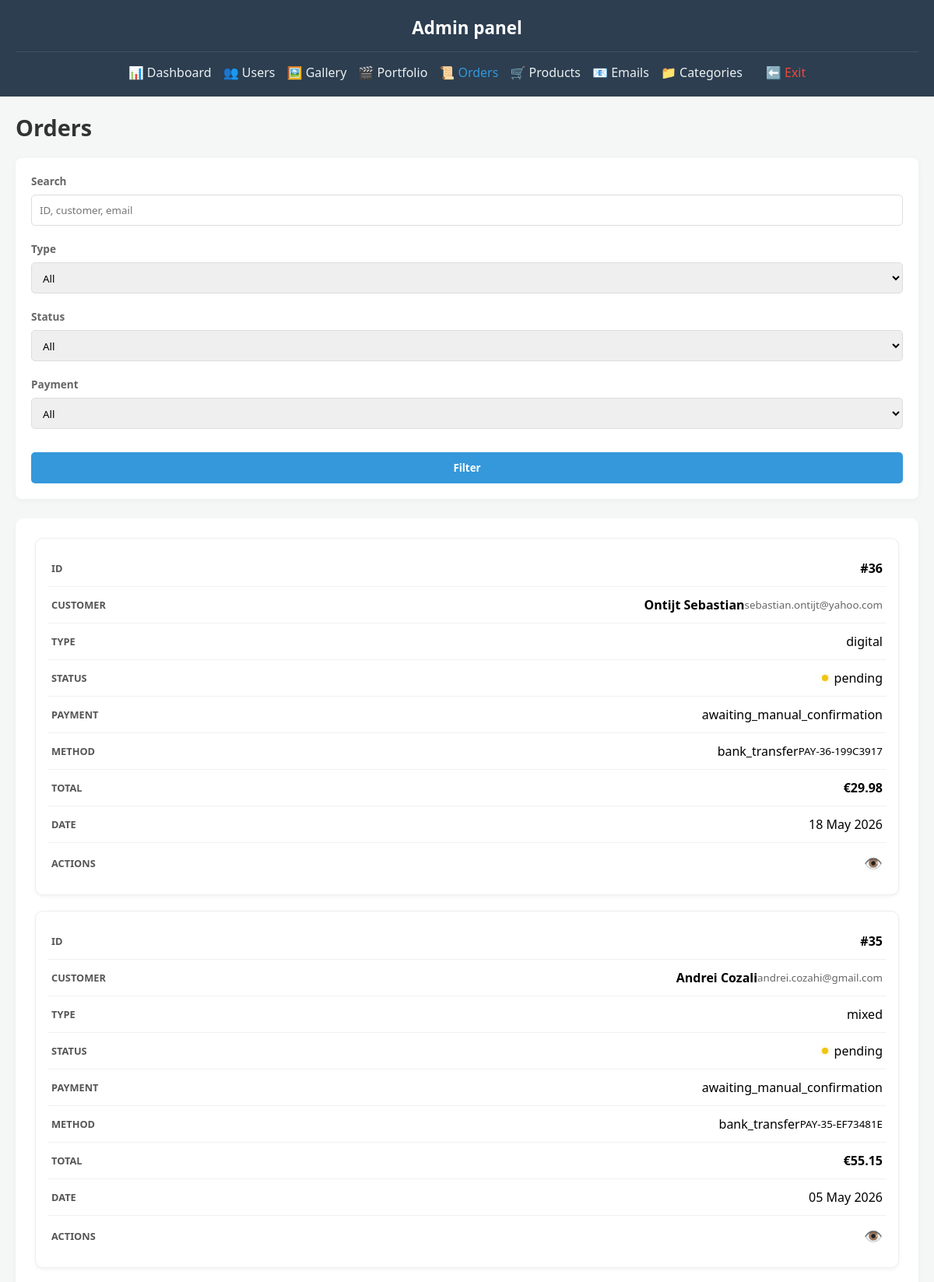
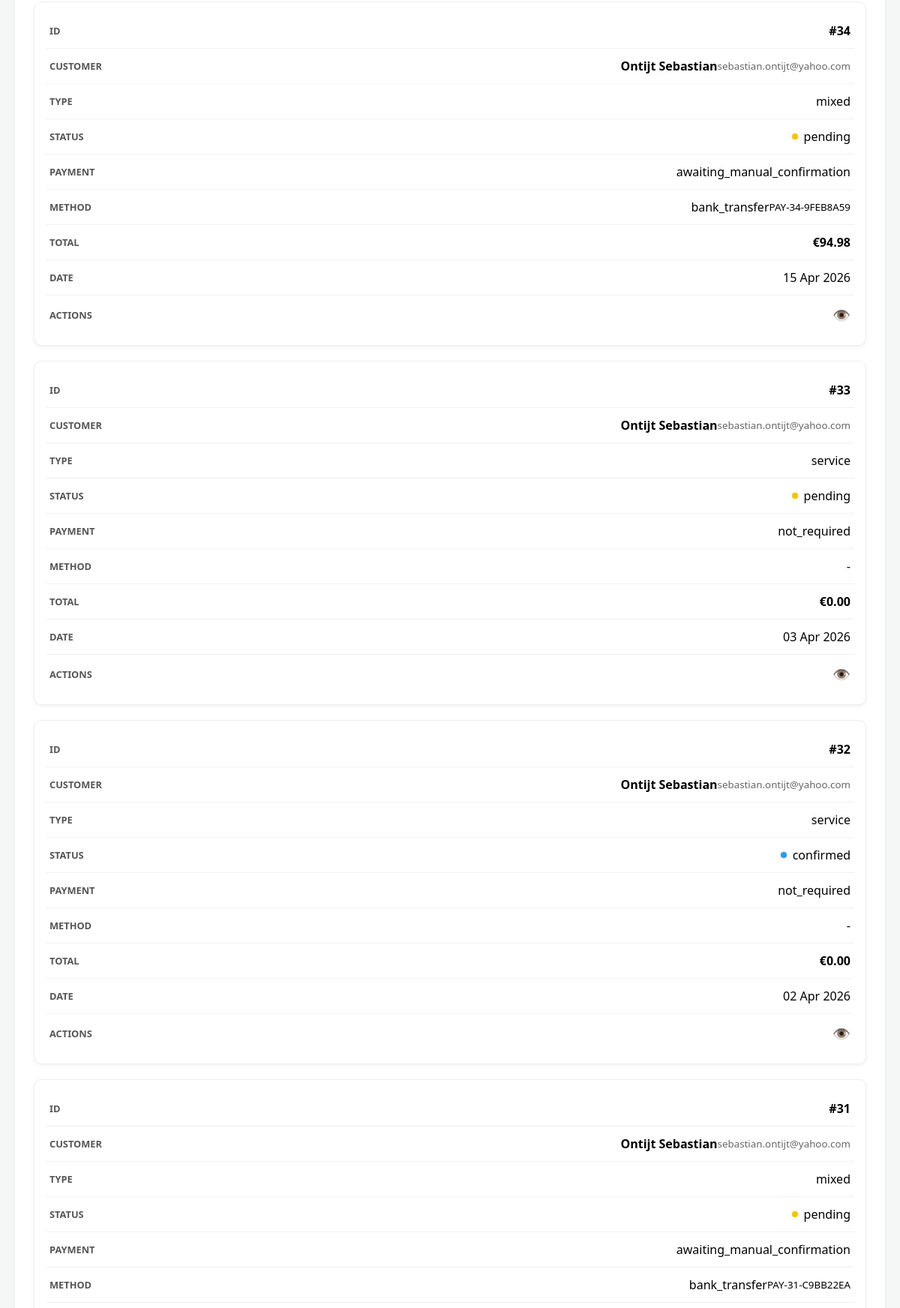
The app's page /admin/orders.php (signed in, upper part) with its own data (2 pictures, top to bottom).
### tables this page shows
CREATE TABLE `orders` (
  `id` int(10) UNSIGNED NOT NULL,
  `user_id` int(10) UNSIGNED NOT NULL,
  `order_type` enum('digital','service','mixed') NOT NULL DEFAULT 'digital',
  `status` enum('pending','confirmed','processing','completed','cancelled') NOT NULL DEFAULT 'pending',
  `payment_status` enum('unpaid','awaiting_manual_confirmation','paid','not_required') NOT NULL DEFAULT 'unpaid',
  `total_price` decimal(10,2) NOT NULL DEFAULT 0.00,
  `notes` text DEFAULT NULL,
  `contact_name` varchar(100) DEFAULT NULL,
  `contact_email` varchar(150) DEFAULT NULL,
  `contact_phone` varchar(30) DEFAULT NULL,
  `city` varchar(100) DEFAULT NULL,
  `address_line` varchar(255) DEFAULT NULL,
  `postal_code` varchar(20) DEFAULT NULL,
  `created_at` timestamp NOT NULL DEFAULT current_timestamp(),
  `updated_at` timestamp NOT NULL DEFAULT current_timestamp() ON UPDATE current_timestamp()
);

CREATE TABLE `users` (
  `id` int(10) UNSIGNED NOT NULL,
  `full_name` varchar(100) NOT NULL,
  `email` varchar(150) NOT NULL,
  `phone` varchar(30) DEFAULT NULL,
  `password_hash` varchar(255) NOT NULL,
  `role` enum('client','admin') NOT NULL DEFAULT 'client',
  `remember_token` varchar(255) DEFAULT NULL,
  `is_active` tinyint(1) NOT NULL DEFAULT 1,
  `created_at` timestamp NOT NULL DEFAULT current_timestamp(),
  `updated_at` timestamp NOT NULL DEFAULT current_timestamp() ON UPDATE current_timestamp(),
  `last_activity` datetime DEFAULT NULL
);

CREATE TABLE `payment_transactions` (
  `id` int(10) UNSIGNED NOT NULL,
  `order_id` int(10) UNSIGNED NOT NULL,
  `method_key` varchar(50) NOT NULL,
  `provider` varchar(50) NOT NULL,
  `internal_reference` varchar(100) NOT NULL,
  `external_reference` varchar(100) DEFAULT NULL,
  `status` varchar(50) NOT NULL DEFAULT 'pending',
  `amount` decimal(10,2) NOT NULL,
  `currency` char(3) NOT NULL DEFAULT 'EUR',
  `request_payload` longtext DEFAULT NULL,
  `response_payload` longtext DEFAULT NULL,
  `created_at` timestamp NOT NULL DEFAULT current_timestamp(),
  `updated_at` timestamp NOT NULL DEFAULT current_timestamp() ON UPDATE current_timestamp()
);

### admin/orders.php (the view, shortened to what this page needs)
<?php
require_once __DIR__ . '/../includes/db.php';
require_once __DIR__ . '/../includes/page_start.php';
$search = trim($_GET['search'] ?? '');
$params = [];
$sql = "
    SELECT
        orders.id,
        orders.order_type,
        orders.total_price,
        orders.status,
        orders.payment_status,
        orders.created_at,
        users.full_name,
        users.email,
        pt.method_key AS latest_payment_method,
        pt.status AS latest_payment_transaction_status,
        pt.internal_reference AS latest_payment_reference
    FROM orders
    JOIN users ON users.id = orders.user_id
    LEFT JOIN payment_transactions pt
        ON pt.id = (
            SELECT pt2.id
            FROM payment_transactions pt2
            WHERE pt2.order_id = orders.id
            ORDER BY pt2.id DESC
            LIMIT 1
        )
";
$sql .= " ORDER BY orders.created_at DESC";
$stmt = $pdo->prepare($sql);
$stmt->execute($params);
$orders = $stmt->fetchAll();
?>
<div class="admin-container">
    <aside class="admin-sidebar">
        <h2>Admin panel</h2>
        <ul>
            <li><a href="<?= BASE_URL ?>/admin/dashboard.php">📊 Dashboard</a></li>
            <li><a href="<?= BASE_URL ?>/admin/users.php">👥 Users</a></li>
            <li class="dropdown-container">
                <a href="<?= BASE_URL ?>/admin/gallery_items.php" class="dropdown-trigger">🖼️ Gallery</a>
            </li>
            <li><a href="<?= BASE_URL ?>/admin/admin_portfolio.php">🎬 Portfolio</a></li>
            <li class="dropdown-container">
                <a href="<?= BASE_URL ?>/admin/orders.php" class="dropdown-trigger" style="color: var(--primary);">📜 Orders</a>
            </li>
            <li><a href="<?= BASE_URL ?>/admin/products.php">🛒 Products</a></li>
            <li>
                <a href="<?= BASE_URL ?>/admin/email_logs.php" style="position: relative;">
                    📧 Emails
                </a>
            </li>
            <li><a href="<?= BASE_URL ?>/admin/categories.php">📁 Categories</a></li>
            <li><a href="<?= BASE_URL ?>" style="color:var(--danger)">⬅️ Exit</a></li>
        </ul>
    </aside>
    <main class="admin-main">
        <div class="page-header">
            <h1>Orders</h1>
        </div>
        <section class="filter-section">
            <form method="GET" action="<?= BASE_URL ?>/admin/orders.php" class="admin-filter-form">
                <div class="filter-group">
                    <label for="search">Search</label>
                    <input
                        type="text"
                        name="search"
                        id="search"
                        value="<?= htmlspecialchars($search) ?>"
                        placeholder="ID, customer, email">
                </div>
                <div class="filter-group">
                    <label for="order_type">Type</label>
                    <select name="order_type" id="order_type">
                        <option value="">All</option>
                    </select>
                </div>
                <div class="filter-group">
                    <label for="status">Status</label>
                    <select name="status" id="status">
                        <option value="">All</option>
                    </select>
                </div>
                <div class="filter-group">
                    <label for="payment_status">Payment</label>
                    <select name="payment_status" id="payment_status">
                        <option value="">All</option>
                    </select>
                </div>
                <div class="filter-actions">
                    <button type="submit" class="btn-filter">Filter</button>
                </div>
            </form>
        </section>
        <?php if (!$orders): ?>
            <div class="empty-state">
                <p>No orders found matching your criteria.</p>
            </div>
        <?php else: ?>
            <div class="data-table-container">
                <table class="admin-table">
                    <tbody>
                        <?php foreach ($orders as $order): ?>
                            <tr>
                                <td data-label="ID" style="font-weight:bold;">#<?= (int)$order['id'] ?></td>
                                <td data-label="Customer">
                                    <strong><?= htmlspecialchars($order['full_name']) ?></strong><br>
                                    <small style="color:#666;"><?= htmlspecialchars($order['email']) ?></small>
                                </td>
                                <td data-label="Type"><span class="badge type-<?= $order['order_type'] ?>"><?= htmlspecialchars($order['order_type']) ?></span></td>
                                <td data-label="Status"><span class="status-dot dot-<?= $order['status'] ?>"></span> <?= htmlspecialchars($order['status']) ?></td>
                                <td data-label="Payment"><?= htmlspecialchars($order['payment_status']) ?></td>
                                <td data-label="Method">
                                    <?= htmlspecialchars($order['latest_payment_method'] ?? '-') ?><br>
                                    <small><?= htmlspecialchars($order['latest_payment_reference'] ?? '') ?></small>
                                </td>
                                <td data-label="Total" style="font-weight:bold;">€<?= number_format((float)($order['total_price'] ?? 0), 2) ?></td>
                                <td data-label="Date"><?= date('d M Y', strtotime($order['created_at'])) ?></td>
                                <td data-label="Actions" class="action-cell">
                                    <a href="<?= BASE_URL ?>/admin/order_view.php?id=<?= (int)$order['id'] ?>" title="View Order">
                                        👁️
                                    </a>
                                </td>
                            </tr>
                        <?php endforeach; ?>
                    </tbody>
                </table>
            </div>
        <?php endif; ?>
    </main>
</div>
</body>
</html>

### css/style_global.css (style rules this page uses)
*, *::before, *::after { box-sizing: border-box; }
html, body { margin: 0; padding: 0; width: 100%; min-height: 100vh; background-color: #1a2529; font-family: 'Montserrat', sans-serif; overflow-x: hidden; }

### css/style_header.css (style rules this page uses)
body { margin: 0; padding: 0; }

### css/style_footer.css (style rules this page uses)
html, body { margin: 0; padding: 0; height: auto; min-height: 100%; display: flex; flex-direction: column; }
main { flex: 1 0 auto; }

### records on screen
orders: id "36", user.full_name "Ontijt Sebastian", user.email "sebastian.ontijt@yahoo.com", order_type "digital", status "pending", payment_status "awaiting_manual_confirmation", payment_transactions.method_key "bank_transfer", payment_transactions.internal_reference "PAY-36-199C3917", total_price "29.98", created_at "18 May 2026"
orders: id "35", user.full_name "Andrei Cozali", user.email "andrei.cozahi@gmail.com", order_type "mixed", status "pending", payment_status "awaiting_manual_confirmation", payment_transactions.method_key "bank_transfer", payment_transactions.internal_reference "PAY-35-EF73481E", total_price "55.15", created_at "05 May 2026"
orders: id "34", user.full_name "Ontijt Sebastian", user.email "sebastian.ontijt@yahoo.com", order_type "mixed", status "pending", payment_status "awaiting_manual_confirmation", payment_transactions.method_key "bank_transfer", payment_transactions.internal_reference "PAY-34-9FEB8A59", total_price "94.98", created_at "15 Apr 2026"
orders: id "33", user.full_name "Ontijt Sebastian", user.email "sebastian.ontijt@yahoo.com", order_type "service", status "pending", payment_status "not_required", latest_payment_method "-", total_price "0.00", created_at "03 Apr 2026"
orders: id "32", user.full_name "Ontijt Sebastian", user.email "sebastian.ontijt@yahoo.com", order_type "service", status "confirmed", payment_status "not_required", latest_payment_method "-", total_price "0.00", created_at "02 Apr 2026"
orders: id "31", user.full_name "Ontijt Sebastian", user.email "sebastian.ontijt@yahoo.com", order_type "mixed", status "pending", payment_status "awaiting_manual_confirmation", payment_transactions.method_key "bank_transfer", payment_transactions.internal_reference "PAY-31-C9BB22EA"
